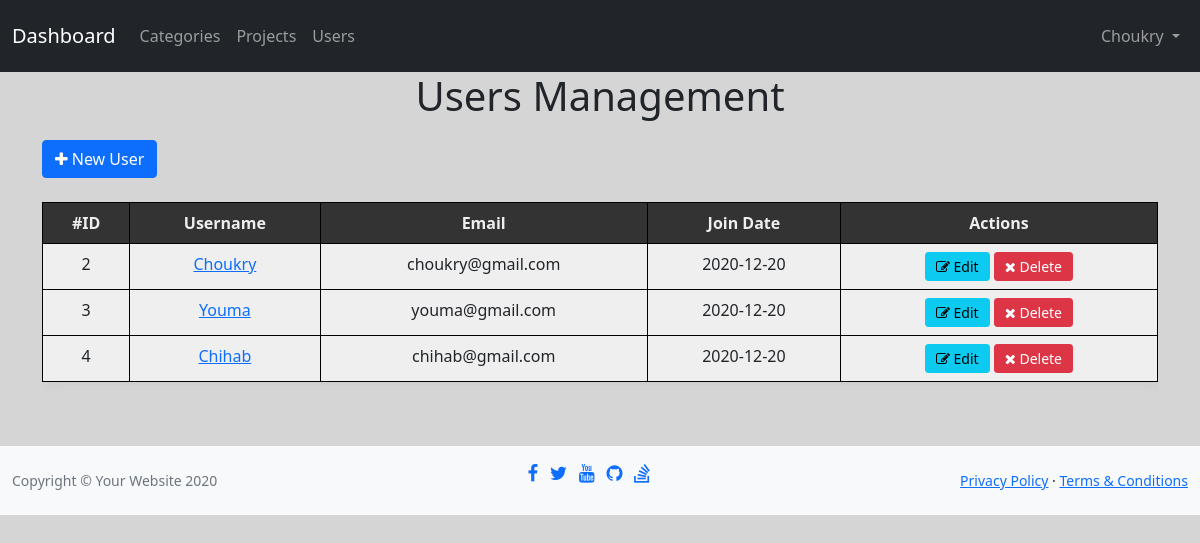
Screenshot of /admin/users.php (signed in) with the database file from the repository.
### tables this page shows
CREATE TABLE `users`(
	`id`       		INT          	NOT NULL AUTO_INCREMENT,
	`username` 		VARCHAR(50)  	NOT NULL UNIQUE,
	`email`    		VARCHAR(100) 	NOT NULL UNIQUE,
	`password` 		VARCHAR(400) 	NOT NULL,
	`fullname` 		VARCHAR(50),
    `join_date` 	DATE			NOT NULL DEFAULT(now()),
	`isadmin`  		ENUM('Y','N')	NOT NULL DEFAULT('N'),
	CONSTRAINT `user_id` PRIMARY KEY (`id`)
);

### admin/includes/functions/functions.php (called while the page is built, shortened)
<?php
function selectRecords($select, $table, $value = null, $ordering = null, $sorting = null) {
    global $con;
    $stmt = "SELECT $select FROM $table";
    if(!empty($value))
        $stmt .= " WHERE $value";
    $sql = $con->prepare($stmt);
    $sql->execute();
    return $sql->fetchAll();
}

### admin/users.php (the view, shortened to what this page needs)
<?php
include 'init.php';
$rows = selectRecords('*', 'users', 'id!=1');
?>
<h1 class="text-center">Users Management</h1>
<div class="container">
  <a href="add.php" class="btn btn-primary"><i class="fa fa-plus"></i> New User</a><br><br>
    <div class="table-responsive">
        <table class="main-table table table-bordered text-center">
            <tr>
                <th>#ID</th>
                <th>Username</th>
                <th>Email</th>
                <th>Join Date</th>
                <th>Actions</th>
            </tr>
            <?php foreach($rows as $row) { ?>
            <tr>
                <td><?php echo $row['id']; ?></td>
                <td>
                    <a href="profile.php?username=<?php echo $row['username']; ?>">
                        <?php echo $row['username']; ?>
                    </a>
                </td>
                <td><?php echo $row['email']; ?></td>
                <td><?php echo $row['join_date']; ?></td>
                <td>
                    <a href="edit.php?id=<?php echo $row['id']; ?>" class="btn btn-sm btn-info" role="button">
                        <i class="fa fa-edit"></i> Edit
                    </a>
                    <a href="delete.php?id=<?php echo $row['id']; ?>" class="btn btn-sm btn-danger confirm-delete" role="button">
                       <i class="fa fa-close"></i> Delete
                    </a>
                </td>
            </tr>
            <?php } ?>
        </table>
    </div>
</div>
<?php include $inc . 'footer.php';

### admin/layout/css/app.css (style rules this page uses)
h1 { margin-bottom: 20px; }
.main-table { border-color: black; background-color: #EFEFEF; box-shadow: 3px 3px 10px #CCC; -moz-box-shadow: 3px 3px 10px #CCC; -webkit-box-shadow: 3px 3px 10px #CCC; }
.main-table th { background-color: #333; color: #eee; }
.main-table .btn { padding: 3px 10px; }

### rows the page displays
users: id "2", username "Choukry", email "choukry@gmail.com", join_date "2020-12-20"
users: id "3", username "Youma", email "youma@gmail.com", join_date "2020-12-20"
users: id "4", username "Chihab", email "chihab@gmail.com", join_date "2020-12-20"

### other values shown
$_SESSION['user'] "Choukry"
